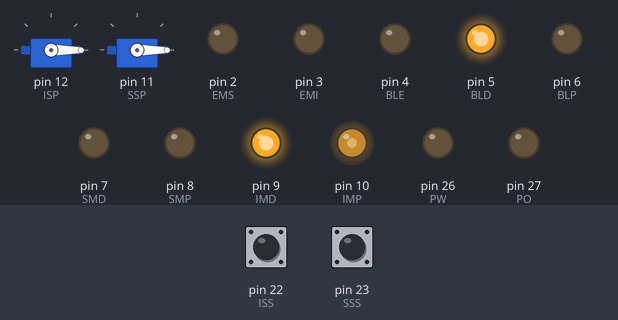
Recording of a sketch running on a simulated Arduino Mega 2560, built with avr-gcc and run on an emulated ATmega2560. On the bench: 2 × servo, output pins drawn as LEDs (lit = HIGH). The inputs (shaded band) are chosen by the test bench; at power-on: pin 22 (ISS) HIGH, pin 23 (SSS) HIGH. What the sketch prints to the serial monitor is not drawn.

Above: at 12.0 s.
12.1 s: pin 22 (ISS) pulled LOW for 0.15 s
At 13.7 s:
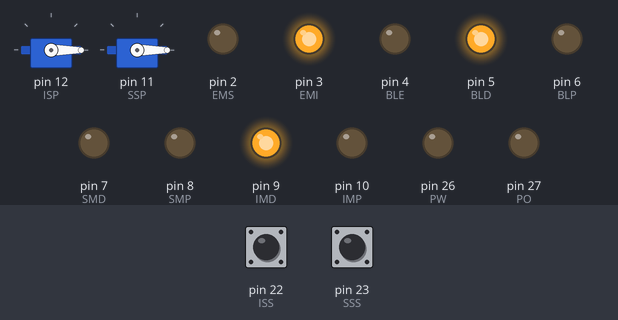
At 16.4 s:
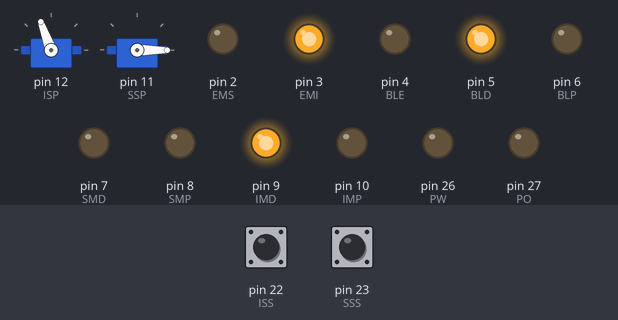
Timing chart, 0 to 29.4 s (numbered marks = the images above; inputs shaded):
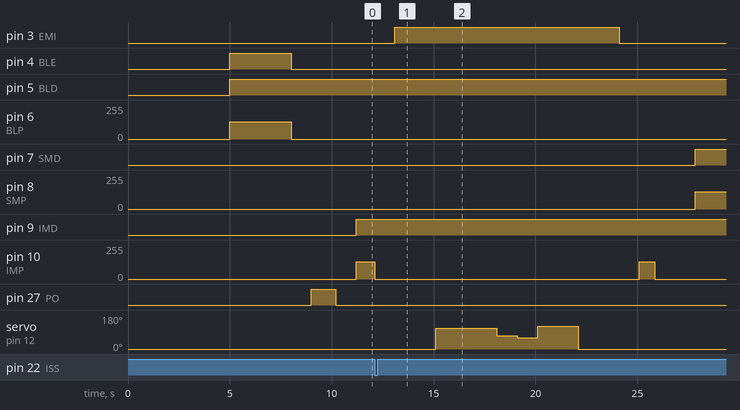

Measured:
- after the input at 12.1 s, pin 3 (EMI): LOW → HIGH after 1.0 s, → LOW 11.0 s later; pin 7 (SMD): LOW → HIGH after 15.8 s

The sketch:

MSTVEGNOODLE.ino
```cpp
/* Property of RASOI ROBOTICS
   Operation Noodle - Prototype 1
   This code runs the entire sequence based on the provided workflow.
*/

#include <Arduino.h>
#include <Servo.h> // Include the Servo library

// Define pins to control

// Ingredients
#define ISP 12 // INGREDIENT SERVO PWM
#define IMP 10 // INGREDIENT MOTOR PWM
#define IMD 9  // INGREDIENT MOTOR DIRECTION

// Spices
#define SSP 11 // SPICE SERVO PWM
#define SMP 8  // SPICE MOTOR PWM
#define SMD 7  // SPICE MOTOR DIRECTION

// Stirrer BLDC
#define BLP 6  // BLDC PWM
#define BLD 5  // BLDC DIRECTION
#define BLE 4  // BLDC ENABLE

// Pumps
#define PO 27  // PUMP OIL
#define PW 26  // PUMP WATER

// Magnet
#define EMS 2  // ELECTRO MAGNET SPICE
#define EMI 3  // ELECTRO MAGNET INGREDIENT

#define ISS 22 // SLOT INGREDIENTS
#define SSS 23 // SLOT SPICE


// Servo objects for ingredient and spice
Servo ingredientServo;
Servo spiceServo;

void setup() {
  Serial.begin(115200);

  // Initialize all pins as OUTPUTs
  pinMode(IMP, OUTPUT);
  pinMode(IMD, OUTPUT);
  pinMode(SMP, OUTPUT);
  pinMode(SMD, OUTPUT);
  pinMode(BLP, OUTPUT);
  pinMode(BLD, OUTPUT);
  pinMode(BLE, OUTPUT);
  pinMode(PO, OUTPUT);
  pinMode(PW, OUTPUT);
  pinMode(EMS, OUTPUT);
  pinMode(EMI, OUTPUT);
  pinMode(ISS,INPUT_PULLUP); // ingredient tray slot sensor
  pinMode(SSS,INPUT_PULLUP); // spice tray slot sensor

  // Attach servos to their corresponding pins
  ingredientServo.attach(ISP);
  spiceServo.attach(SSP);
  ingredientServo.write(0);
  spiceServo.write(0);
  // Set initial state to LOW
  resetAll();


Serial.println("MACHINE SELF TEST ON -STARTING IN 5 SECS");

delay(5000);
  continuousStirring(3000);
  delay(1000);
   Serial.println("Pouring OIL...");
  digitalWrite(PO, HIGH);
  delay(1200); //60SEC = 500ML SAY OIL TIME
  digitalWrite(PO, LOW);
  delay(1000);
//HEAT OIL
  Serial.println("Dropping veggies");
  Serial.println("lower heat 1100w ");
  moveTray(IMD, IMP, ISS); // Move ingredient tray for 1 second
  delay(1000);
  controlMagnet(EMI, true); // Attach magnet for ingredient
  delay(1000);
  controlServo(ingredientServo, 0, 110); // Control ingredient servo (0 to 90 degrees)
  delay(1000);
  controlServo(ingredientServo, 110, 70);
  controlServo(ingredientServo, 60, 120); // Control ingredient servo (0 to 90 degrees)
  controlServo(ingredientServo, 120, 0); // Move servo back (90 to 0 degrees)
  delay(1000);
  controlMagnet(EMI, false); // Detach magnet after drop
  delay(1000);
  digitalWrite(IMD, HIGH);  // Set direction forward
  analogWrite(IMP, 128);
  delay(750);
  analogWrite(IMP, 0);
  Serial.println("veggies sequence complete");
//DROP SPICES
 Serial.println("Dropping spices mix");
 controlServo(spiceServo, 0, 20);
  moveTray(SMD, SMP, SSS);// Move spice tray for 1 second
  digitalWrite(SMD, HIGH);  // Sensor offset
  analogWrite(SMP, 128);
  delay(350);
  analogWrite(SMP, 0);
  delay(1000);
  controlMagnet(EMS, true); // Attach magnet for spice
   controlServo(spiceServo, 20, 0);
  delay(1000);
  controlServo(spiceServo, 0, 90); // Control spice servo (0 to 90 degrees)
  delay(1000);
  controlServo(spiceServo, 90, 0); // Move servo back (90 to 0 degrees)
  delay(1000);
  controlMagnet(EMS, false); // Detach magnet after drop
  delay(1000);
  digitalWrite(SMD, HIGH);  // Set direction forward
  analogWrite(SMP, 128);
  delay(750);
  analogWrite(SMP, 0);
  Serial.println("spice mix sequence complete");

  Serial.println("Pouring water...");
  digitalWrite(PW, HIGH);
  delay(5000); // Pump ON for 60 seconds
  digitalWrite(PW, LOW);
  delay(1000);

  Serial.println("Dropping noodle cake...");
  moveTray(IMD, IMP, ISS); // Move ingredient tray for 1 second
  delay(1000);
  controlMagnet(EMI, true); // Attach magnet for ingredient
  delay(1000);
  controlServo(ingredientServo, 0, 110); // Control ingredient servo (0 to 90 degrees)
  delay(1000);
  controlServo(ingredientServo, 110, 70);
  controlServo(ingredientServo, 70, 120); // Control ingredient servo (0 to 90 degrees)
  controlServo(ingredientServo, 120, 0); // Move servo back (90 to 0 degrees)
  delay(1000);
  controlMagnet(EMI, false); // Detach magnet after drop
  delay(1000);

//DROP SPICES
  Serial.println("Dropping NOODLES spices...");
 controlServo(spiceServo, 0, 20);
  moveTray(SMD, SMP, SSS);// Move spice tray for 1 second
  digitalWrite(SMD, HIGH);  // sensor offset
  analogWrite(SMP, 128);
  delay(450);
  analogWrite(SMP, 0);
  delay(1000);
  controlMagnet(EMS, true); // Attach magnet for spice
   controlServo(spiceServo, 20, 0);
  delay(1000);
  controlServo(spiceServo, 0, 90); // Control spice servo (0 to 90 degrees)
  delay(1000);
  controlServo(spiceServo, 90, 3); // Move servo back (90 to 0 degrees)
  delay(1000);
  controlMagnet(EMS, false); // Detach magnet after drop
  delay(1000);
  resetAll(); // Turn off all actuators
  delay(1000);
}

void loop() {

 // PUT NOTHING HERE ELSE IT WILL RESTART
}

// General function to move a tray for a set amount of time
void moveTray(int directionPin, int pwmPin, int slotSensorPin) {
  digitalWrite(directionPin, HIGH);  // Set direction forward
  analogWrite(pwmPin, 128);          // Move at 50% speed

  // Keep moving the tray until the slot sensor is triggered
  while (digitalRead(slotSensorPin) == HIGH) {
    // Wait until the sensor reads LOW (indicating the tray has reached the slot)
    // The motor will keep moving as long as the slot sensor is not triggered
  }

  // Stop the motor when the sensor is triggered (slot detected)
  analogWrite(pwmPin, 0);            // Stop motor
}

// General function to control a servo motor using degrees
void controlServo(Servo &servo, int startDegree, int endDegree) {
  servo.write(startDegree); // Move to start degree
  delay(1000);              // Wait for servo to move
  servo.write(endDegree);   // Move to end degree
  delay(1000);              // Wait for servo to move
}

// General function to control magnet (attach/detach)
void controlMagnet(int magnetPin, bool attach) {
  if (attach) {
    digitalWrite(magnetPin, HIGH);  // Attach magnet
  } else {
    digitalWrite(magnetPin, LOW);   // Detach magnet
  }
}

void resetAll() {
  // Set all actuators and motors to LOW
  digitalWrite(PW, LOW);
  digitalWrite(PO, LOW);
  analogWrite(IMP, 0);
  analogWrite(SMP, 0);
  analogWrite(BLP, 0);
  digitalWrite(BLE, LOW);
  digitalWrite(EMS, LOW);
  digitalWrite(EMI, LOW);
}

void stirAtIntervals(int count) {
  // Stirring at 15-second intervals for the given count
  for (int i = 0; i < count; i++) {
    startStirring(6);      // Stir for 15 seconds
    delay(15000);          // Wait for 15 seconds before next stir
  }
}

void continuousStirring(int duration) {
  // Continuous stirring for a given duration in seconds
  digitalWrite(BLE, HIGH);   // Enable BLDC
  digitalWrite(BLD, HIGH);   // Set direction
  analogWrite(BLP, 128);     // 50% speed
  delay(duration);    // Stir for 'duration' seconds
  analogWrite(BLP, 0);       // Stop stirring
  digitalWrite(BLE, LOW);    // Disable BLDC
}

void startStirring(int revolutions) {
  // Function to perform a number of stirring revolutions
  digitalWrite(BLE, HIGH);   // Enable BLDC
  digitalWrite(BLD, HIGH);   // Set direction
  analogWrite(BLP, 128);     // 50% speed
  delay(revolutions * 2000); // Stirring for 'revolutions' number of cycles (2 sec per rev)
  analogWrite(BLP, 0);       // Stop stirring
  digitalWrite(BLE, LOW);    // Disable BLDC
}
```
